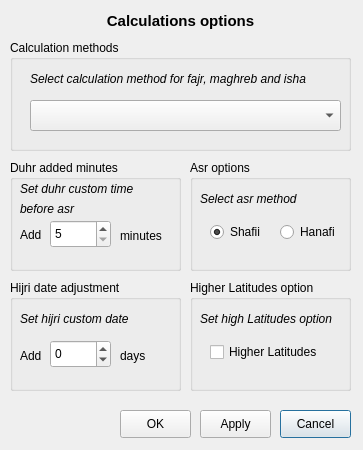
<ui version="4.0" >
 <class>Calculation</class>
 <widget class="QDialog" name="Calculation" >
  <property name="geometry" >
   <rect>
    <x>0</x>
    <y>0</y>
    <width>363</width>
    <height>450</height>
   </rect>
  </property>
  <property name="minimumSize" >
   <size>
    <width>363</width>
    <height>450</height>
   </size>
  </property>
  <property name="maximumSize" >
   <size>
    <width>363</width>
    <height>450</height>
   </size>
  </property>
  <property name="windowTitle" >
   <string>Qsalat - calculation options</string>
  </property>
  <widget class="QGroupBox" name="groupBox" >
   <property name="geometry" >
    <rect>
     <x>10</x>
     <y>40</y>
     <width>341</width>
     <height>111</height>
    </rect>
   </property>
   <property name="title" >
    <string>Calculation methods</string>
   </property>
   <widget class="QComboBox" name="calcList" >
    <property name="geometry" >
     <rect>
      <x>20</x>
      <y>60</y>
      <width>311</width>
      <height>31</height>
     </rect>
    </property>
    <property name="editable" >
     <bool>false</bool>
    </property>
    <property name="currentIndex" >
     <number>-1</number>
    </property>
    <property name="maxVisibleItems" >
     <number>7</number>
    </property>
    <property name="maxCount" >
     <number>7</number>
    </property>
   </widget>
   <widget class="QLabel" name="label" >
    <property name="geometry" >
     <rect>
      <x>20</x>
      <y>30</y>
      <width>301</width>
      <height>18</height>
     </rect>
    </property>
    <property name="font" >
     <font>
      <italic>true</italic>
     </font>
    </property>
    <property name="text" >
     <string>Select calculation method for fajr, maghreb and isha</string>
    </property>
   </widget>
  </widget>
  <widget class="QGroupBox" name="groupBox_2" >
   <property name="geometry" >
    <rect>
     <x>190</x>
     <y>160</y>
     <width>161</width>
     <height>111</height>
    </rect>
   </property>
   <property name="title" >
    <string>Asr options</string>
   </property>
   <widget class="QRadioButton" name="shafiiButton" >
    <property name="geometry" >
     <rect>
      <x>20</x>
      <y>60</y>
      <width>91</width>
      <height>24</height>
     </rect>
    </property>
    <property name="text" >
     <string>Shafii</string>
    </property>
    <property name="checked" >
     <bool>true</bool>
    </property>
   </widget>
   <widget class="QRadioButton" name="hanafiButton" >
    <property name="geometry" >
     <rect>
      <x>90</x>
      <y>60</y>
      <width>91</width>
      <height>24</height>
     </rect>
    </property>
    <property name="text" >
     <string>Hanafi</string>
    </property>
   </widget>
   <widget class="QLabel" name="label_2" >
    <property name="geometry" >
     <rect>
      <x>10</x>
      <y>30</y>
      <width>141</width>
      <height>18</height>
     </rect>
    </property>
    <property name="font" >
     <font>
      <italic>true</italic>
     </font>
    </property>
    <property name="text" >
     <string>Select asr method</string>
    </property>
   </widget>
  </widget>
  <widget class="QGroupBox" name="groupBox_3" >
   <property name="geometry" >
    <rect>
     <x>10</x>
     <y>160</y>
     <width>171</width>
     <height>111</height>
    </rect>
   </property>
   <property name="title" >
    <string>Duhr added minutes</string>
   </property>
   <widget class="QSpinBox" name="duhrBox" >
    <property name="geometry" >
     <rect>
      <x>40</x>
      <y>60</y>
      <width>61</width>
      <height>28</height>
     </rect>
    </property>
    <property name="minimum" >
     <number>5</number>
    </property>
    <property name="maximum" >
     <number>60</number>
    </property>
   </widget>
   <widget class="QLabel" name="label_3" >
    <property name="geometry" >
     <rect>
      <x>10</x>
      <y>20</y>
      <width>141</width>
      <height>18</height>
     </rect>
    </property>
    <property name="font" >
     <font>
      <italic>true</italic>
     </font>
    </property>
    <property name="text" >
     <string>Set duhr custom time </string>
    </property>
   </widget>
   <widget class="QLabel" name="label_4" >
    <property name="geometry" >
     <rect>
      <x>10</x>
      <y>59</y>
      <width>41</width>
      <height>31</height>
     </rect>
    </property>
    <property name="text" >
     <string>Add</string>
    </property>
   </widget>
   <widget class="QLabel" name="label_5" >
    <property name="geometry" >
     <rect>
      <x>110</x>
      <y>60</y>
      <width>51</width>
      <height>31</height>
     </rect>
    </property>
    <property name="text" >
     <string>minutes</string>
    </property>
   </widget>
   <widget class="QLabel" name="label_11" >
    <property name="geometry" >
     <rect>
      <x>10</x>
      <y>40</y>
      <width>141</width>
      <height>18</height>
     </rect>
    </property>
    <property name="font" >
     <font>
      <italic>true</italic>
     </font>
    </property>
    <property name="text" >
     <string>before asr</string>
    </property>
   </widget>
  </widget>
  <widget class="QGroupBox" name="groupBox_4" >
   <property name="geometry" >
    <rect>
     <x>190</x>
     <y>280</y>
     <width>161</width>
     <height>111</height>
    </rect>
   </property>
   <property name="title" >
    <string>Higher Latitudes option</string>
   </property>
   <widget class="QCheckBox" name="highLatBox" >
    <property name="geometry" >
     <rect>
      <x>20</x>
      <y>60</y>
      <width>141</width>
      <height>24</height>
     </rect>
    </property>
    <property name="text" >
     <string>Higher Latitudes</string>
    </property>
   </widget>
   <widget class="QLabel" name="label_10" >
    <property name="geometry" >
     <rect>
      <x>10</x>
      <y>30</y>
      <width>141</width>
      <height>18</height>
     </rect>
    </property>
    <property name="font" >
     <font>
      <italic>true</italic>
     </font>
    </property>
    <property name="text" >
     <string>Set high Latitudes option</string>
    </property>
   </widget>
  </widget>
  <widget class="QPushButton" name="cancelButton" >
   <property name="geometry" >
    <rect>
     <x>280</x>
     <y>410</y>
     <width>71</width>
     <height>28</height>
    </rect>
   </property>
   <property name="text" >
    <string>Cancel</string>
   </property>
  </widget>
  <widget class="QPushButton" name="saveButton" >
   <property name="geometry" >
    <rect>
     <x>200</x>
     <y>410</y>
     <width>71</width>
     <height>28</height>
    </rect>
   </property>
   <property name="text" >
    <string>Apply</string>
   </property>
  </widget>
  <widget class="QGroupBox" name="groupBox_5" >
   <property name="geometry" >
    <rect>
     <x>10</x>
     <y>280</y>
     <width>171</width>
     <height>111</height>
    </rect>
   </property>
   <property name="title" >
    <string>Hijri date adjustment</string>
   </property>
   <widget class="QSpinBox" name="hijriBox" >
    <property name="geometry" >
     <rect>
      <x>40</x>
      <y>60</y>
      <width>61</width>
      <height>28</height>
     </rect>
    </property>
    <property name="minimum" >
     <number>-2</number>
    </property>
    <property name="maximum" >
     <number>2</number>
    </property>
   </widget>
   <widget class="QLabel" name="label_6" >
    <property name="geometry" >
     <rect>
      <x>10</x>
      <y>30</y>
      <width>141</width>
      <height>18</height>
     </rect>
    </property>
    <property name="font" >
     <font>
      <italic>true</italic>
     </font>
    </property>
    <property name="text" >
     <string>Set hijri custom date</string>
    </property>
   </widget>
   <widget class="QLabel" name="label_8" >
    <property name="geometry" >
     <rect>
      <x>10</x>
      <y>60</y>
      <width>41</width>
      <height>31</height>
     </rect>
    </property>
    <property name="text" >
     <string>Add</string>
    </property>
   </widget>
   <widget class="QLabel" name="label_9" >
    <property name="geometry" >
     <rect>
      <x>110</x>
      <y>60</y>
      <width>51</width>
      <height>31</height>
     </rect>
    </property>
    <property name="text" >
     <string>days</string>
    </property>
   </widget>
  </widget>
  <widget class="QLabel" name="label_7" >
   <property name="geometry" >
    <rect>
     <x>10</x>
     <y>10</y>
     <width>341</width>
     <height>21</height>
    </rect>
   </property>
   <property name="font" >
    <font>
     <pointsize>11</pointsize>
     <weight>75</weight>
     <bold>true</bold>
    </font>
   </property>
   <property name="text" >
    <string>Calculations options</string>
   </property>
   <property name="alignment" >
    <set>Qt::AlignCenter</set>
   </property>
  </widget>
  <widget class="QPushButton" name="okButton" >
   <property name="geometry" >
    <rect>
     <x>120</x>
     <y>410</y>
     <width>71</width>
     <height>28</height>
    </rect>
   </property>
   <property name="text" >
    <string>OK</string>
   </property>
  </widget>
 </widget>
 <resources/>
 <connections/>
</ui>
